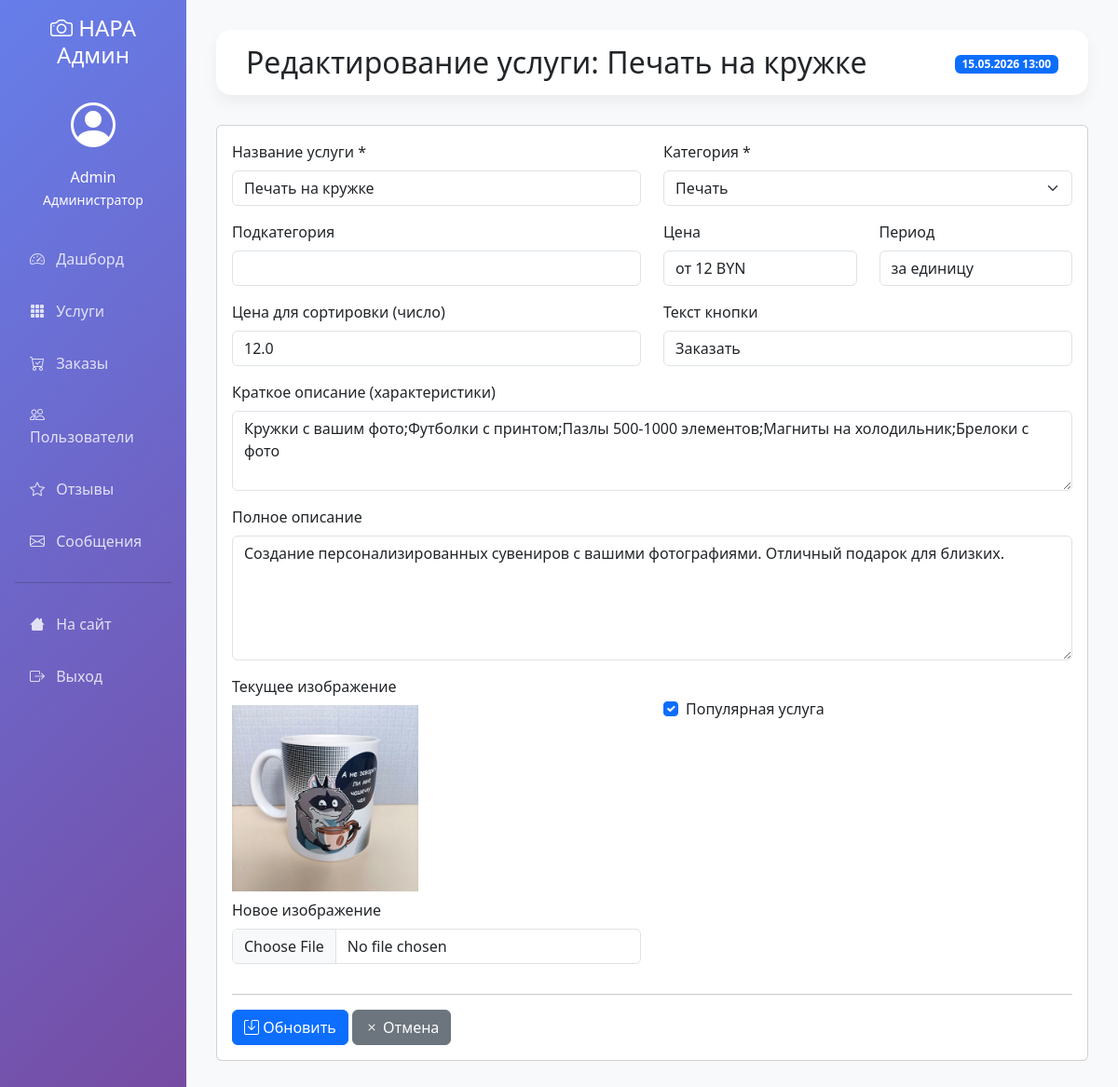
The app's page /admin/services/edit/5 (signed in) with its own data.
### models.py (models this page shows, shortened)
class User(UserMixin, db.Model):
    __tablename__ = 'users'
    id = db.Column(db.Integer, primary_key=True)
    username = db.Column(db.String(64))
    email = db.Column(db.String(120), unique=True, nullable=False)
    password_hash = db.Column(db.String(256))
    first_name = db.Column(db.String(64))
    last_name = db.Column(db.String(64))
    phone = db.Column(db.String(20))
    created_at = db.Column(db.DateTime, default=datetime.now)
    is_active = db.Column(db.Boolean, default=True)
    is_admin = db.Column(db.Boolean, default=False)
    loyalty_points = db.Column(db.Integer, default=0)
    total_spent = db.Column(db.Float, default=0.0)
    loyalty_level = db.Column(db.String(20), default='regular')  # regular, silver, gold

class Service(db.Model):
    __tablename__ = 'services'
    id = db.Column(db.Integer, primary_key=True)
    title = db.Column(db.String(100), nullable=False)
    category = db.Column(db.String(50), nullable=False)  # 'printing', 'photo_session', 'special_offers'
    subcategory = db.Column(db.String(50))  # Для дополнительной фильтрации
    price_from = db.Column(db.String(20))
    price_period = db.Column(db.String(50))
    image_url = db.Column(db.String(200))
    features = db.Column(db.Text)
    description = db.Column(db.Text)
    order_button_text = db.Column(db.String(50), default="Заказать")
    is_popular = db.Column(db.Boolean, default=False)
    price_value = db.Column(db.Float)  # Для сортировки по цене
    created_at = db.Column(db.DateTime, default=datetime.now)

### admin.py (the view, shortened to what this page needs)
@admin_bp.route('/services/edit/<int:service_id>', methods=['GET', 'POST'])
@login_required
@admin_required
def edit_service(service_id):
    service = Service.query.get_or_404(service_id)
    return render_template('admin/edit_service.html', service=service)

### admin.py (called while the page is built)
def admin_required(f):
    @wraps(f)
    def decorated_function(*args, **kwargs):
        if not current_user.is_authenticated or not current_user.is_admin:
            flash('Доступ запрещен. Требуются права администратора.', 'danger')
            return redirect(url_for('index'))
        return f(*args, **kwargs)
    return decorated_function

### app.py (called while the page is built)
@login_manager.user_loader
def load_user(user_id):
    return User.query.get(int(user_id))

@app.context_processor
def utility_processor():
    return {'datetime': datetime}

### templates/admin/edit_service.html (shortened to what this page needs)
{% extends "admin/base_admin.html" %}
{% block header %}Редактирование услуги: {{ service.title }}{% endblock %}
{% block content %}
<div class="card">
    <div class="card-body">
        <form method="POST" enctype="multipart/form-data">
            <div class="row">
                <div class="col-md-6 mb-3">
                    <label class="form-label">Название услуги *</label>
                    <input type="text" name="title" class="form-control"
                           value="{{ service.title }}" required>
                </div>
                <div class="col-md-6 mb-3">
                    <label class="form-label">Категория *</label>
                    <select name="category" class="form-select" required>
                        <option value="printing" {% if service.category == 'printing' %}selected{% endif %}>
                            Печать
                        </option>
                    </select>
                </div>
                <div class="col-md-6 mb-3">
                    <label class="form-label">Подкатегория</label>
                    <input type="text" name="subcategory" class="form-control"
                           value="{{ service.subcategory or '' }}">
                </div>
                <div class="col-md-3 mb-3">
                    <label class="form-label">Цена</label>
                    <input type="text" name="price_from" class="form-control"
                           value="{{ service.price_from }}" required>
                </div>
                <div class="col-md-3 mb-3">
                    <label class="form-label">Период</label>
                    <input type="text" name="price_period" class="form-control"
                           value="{{ service.price_period or '' }}">
                </div>
                <div class="col-md-6 mb-3">
                    <label class="form-label">Цена для сортировки (число)</label>
                    <input type="number" step="0.01" name="price_value" class="form-control"
                           value="{{ service.price_value or '' }}">
                </div>
                <div class="col-md-6 mb-3">
                    <label class="form-label">Текст кнопки</label>
                    <input type="text" name="order_button_text" class="form-control"
                           value="{{ service.order_button_text or 'Заказать' }}">
                </div>
                <div class="col-12 mb-3">
                    <label class="form-label">Краткое описание (характеристики)</label>
                    <textarea name="features" class="form-control" rows="3">{{ service.features or '' }}</textarea>
                </div>
                <div class="col-12 mb-3">
                    <label class="form-label">Полное описание</label>
                    <textarea name="description" class="form-control" rows="5">{{ service.description or '' }}</textarea>
                </div>
                <div class="col-md-6 mb-3">
                    <label class="form-label">Текущее изображение</label>
                    {% if service.image_url %}
                    <div>
                        <img src="{{ url_for('static', filename=service.image_url) }}"
                             alt="{{ service.title }}" style="max-width: 200px; max-height: 200px;">
                    </div>
                    {% endif %}
                    <label class="form-label mt-2">Новое изображение</label>
                    <input type="file" name="image" class="form-control" accept="image/*">
                </div>
                <div class="col-md-6 mb-3">
                    <div class="form-check mt-4">
                        <input type="checkbox" name="is_popular" class="form-check-input" id="isPopular"
                               {% if service.is_popular %}checked{% endif %}>
                        <label class="form-check-label" for="isPopular">Популярная услуга</label>
                    </div>
                </div>
                <div class="col-12">
                    <hr>
                    <button type="submit" class="btn btn-primary">
                        <i class="bi bi-save"></i> Обновить
                    </button>
                    <a href="{{ url_for('admin.services') }}" class="btn btn-secondary">
                        <i class="bi bi-x"></i> Отмена
                    </a>
                </div>
            </div>
        </form>
    </div>
</div>
{% endblock %}

### templates/admin/base_admin.html (shortened to what this page needs)
<!doctype html>
<html lang="ru">
<head>
    <link rel="stylesheet" href="{{ url_for('static', filename='css/bootstrap.min.css') }}">
    <link rel="stylesheet" href="{{ url_for('static', filename='css/bootstrap-icons.css') }}">
</head>
<body>
    <div class="container-fluid">
        <div class="row">
            <div class="col-md-3 col-lg-2 px-0">
                <div class="sidebar p-3">
                    <h4 class="text-white text-center mb-4">
                        <i class="bi bi-camera"></i> НАРА Админ
                    </h4>
                    <div class="text-white text-center mb-4">
                        <i class="bi bi-person-circle" style="font-size: 3rem;"></i>
                        <p class="mt-2 mb-0">{{ current_user.first_name or current_user.username }}</p>
                        <small>Администратор</small>
                    </div>
                    <nav class="nav flex-column">
                        <a class="nav-link {% if request.endpoint == 'admin.dashboard' %}active{% endif %}"
                           href="{{ url_for('admin.dashboard') }}">
                            <i class="bi bi-speedometer2"></i> Дашборд
                        </a>
                        <a class="nav-link {% if request.endpoint == 'admin.services' %}active{% endif %}"
                           href="{{ url_for('admin.services') }}">
                            <i class="bi bi-grid-3x3-gap-fill"></i> Услуги
                        </a>
                        <a class="nav-link {% if request.endpoint == 'admin.orders' %}active{% endif %}"
                           href="{{ url_for('admin.orders') }}">
                            <i class="bi bi-cart-check"></i> Заказы
                        </a>
                        <a class="nav-link {% if request.endpoint == 'admin.users' %}active{% endif %}"
                           href="{{ url_for('admin.users') }}">
                            <i class="bi bi-people"></i> Пользователи
                        </a>
                        <a class="nav-link {% if request.endpoint == 'admin.reviews' %}active{% endif %}"
                           href="{{ url_for('admin.reviews') }}">
                            <i class="bi bi-star"></i> Отзывы
                        </a>
                        <a class="nav-link {% if request.endpoint == 'admin.messages' %}active{% endif %}"
                           href="{{ url_for('admin.messages') }}">
                            <i class="bi bi-envelope"></i> Сообщения
                        </a>
                        <hr class="bg-white">
                        <a class="nav-link" href="{{ url_for('index') }}">
                            <i class="bi bi-house"></i> На сайт
                        </a>
                        <a class="nav-link" href="{{ url_for('logout') }}">
                            <i class="bi bi-box-arrow-right"></i> Выход
                        </a>
                    </nav>
                </div>
            </div>
            <div class="col-md-9 col-lg-10 px-0">
                <div class="content-wrapper">
                    <div class="admin-header d-flex justify-content-between align-items-center">
                        <h2 class="mb-0">{% block header %}{% endblock %}</h2>
                        <div>
                            <span class="badge bg-primary">{{ datetime.now().strftime('%d.%m.%Y %H:%M') }}</span>
                        </div>
                    </div>
                    {% block content %}{% endblock %}
                </div>
            </div>
        </div>
    </div>
</body>
</html>

### templates/admin/base_admin.html (style rules this page uses)
.sidebar { min-height: 100%; background: linear-gradient(135deg, #667eea 0%, #764ba2 100%); }
.sidebar .nav-link { color: rgba(255,255,255,.8); padding: 0.8rem 1rem; margin: 0.2rem 0; border-radius: 0.5rem; }
.sidebar .nav-link i { margin-right: 0.5rem; }
.content-wrapper { padding: 2rem; background: #f8f9fa; min-height: 100vh; }
.admin-header { background: white; padding: 1rem 2rem; border-radius: 1rem; margin-bottom: 2rem; box-shadow: 0 0.5rem 1rem rgba(0,0,0,.05); }

### records on screen
User: first_name "Admin"
Service: title "Печать на кружке", price_from "от 12 BYN", price_period "за единицу", price_value "12.0", order_button_text "Заказать", features "Кружки с вашим фото;Футболки с принтом;Пазлы 500-1000 элементов;Магниты на холодильник;Брелоки с фото", description "Создание персонализированных сувениров с вашими фотографиями. Отличный подарок для близких.", image_url (picture), is_popular "☑"
